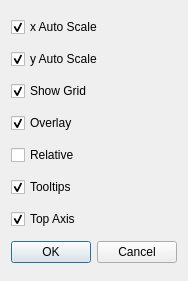
<?xml version="1.0" encoding="UTF-8"?>
<ui version="4.0">
 <class>QtProfilePrefsGUI</class>
 <widget class="QDialog" name="QtProfilePrefsGUI">
  <property name="geometry">
   <rect>
    <x>0</x>
    <y>0</y>
    <width>179</width>
    <height>281</height>
   </rect>
  </property>
  <property name="windowTitle">
   <string>Dialog</string>
  </property>
  <layout class="QVBoxLayout" name="verticalLayout">
   <item>
    <widget class="QCheckBox" name="autoScaleX">
     <property name="text">
      <string>x Auto Scale</string>
     </property>
     <property name="checked">
      <bool>true</bool>
     </property>
    </widget>
   </item>
   <item>
    <widget class="QCheckBox" name="autoScaleY">
     <property name="text">
      <string>y Auto Scale</string>
     </property>
     <property name="checked">
      <bool>true</bool>
     </property>
    </widget>
   </item>
   <item>
    <widget class="QCheckBox" name="showGrid">
     <property name="text">
      <string>Show Grid</string>
     </property>
     <property name="checked">
      <bool>true</bool>
     </property>
    </widget>
   </item>
   <item>
    <widget class="QCheckBox" name="multiProf">
     <property name="text">
      <string>Overlay</string>
     </property>
     <property name="checked">
      <bool>true</bool>
     </property>
    </widget>
   </item>
   <item>
    <widget class="QCheckBox" name="relative">
     <property name="text">
      <string>Relative</string>
     </property>
    </widget>
   </item>
   <item>
    <widget class="QCheckBox" name="toolTipsCheckBox">
     <property name="text">
      <string>Tooltips</string>
     </property>
     <property name="checked">
      <bool>true</bool>
     </property>
    </widget>
   </item>
   <item>
    <widget class="QCheckBox" name="topAxisCheckBox">
     <property name="text">
      <string>Top Axis</string>
     </property>
     <property name="checked">
      <bool>true</bool>
     </property>
    </widget>
   </item>
   <item>
    <widget class="QDialogButtonBox" name="buttonBox">
     <property name="standardButtons">
      <set>QDialogButtonBox::Cancel|QDialogButtonBox::Ok</set>
     </property>
    </widget>
   </item>
  </layout>
 </widget>
 <resources/>
 <connections/>
</ui>
